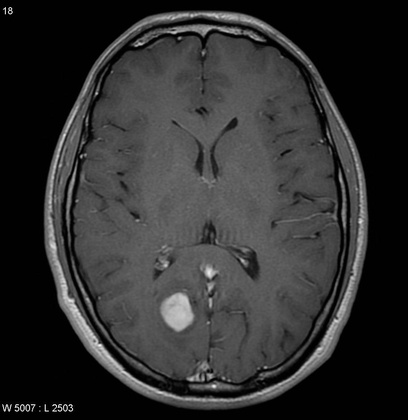
%> input picture image_mri.jpg, 408 x 420 px, shrunk from 911 x 938 before the run
$ octave canny_edge_detection_code.m   (GNU Octave 9; MATLAB toolbox functions it lacks are replaced by stand-ins)
%> lines starting %> are read from the running program, lines starting %| are printed output that depends on the picture; in (x1, y1, x2, y2) boxes, pixels count from 0 and x2, y2 are one past the last pixel; in counts of white or black regions, pixels touching at a corner belong together; the program's own positions count from 1

image = imread('image_mri.jpg');
%> image is the input picture: size 420x408x3 uint8; min 0, max 248, mean 47.5
sigma=3;
threshold=0.01;
highThresholdRatio = 0.275;
lowThresholdRatio = 0.25;

im = rgb2gray(image);
im = double(im)/255;
%> im: size 420x408 double
imshow(im); title('Input Image');


X = floor(25/2);
Y = floor(25/2);
[Xmtx, Ymtx] = meshgrid(-X:X, -Y:Y);

%Applying Gaussian Filter
gauss = (1/(2*pi*sigma*sigma))*(exp(-(Xmtx.^2 + Ymtx.^2) / (2*sigma*sigma)));
im = imfilter(im, gauss, 'same');
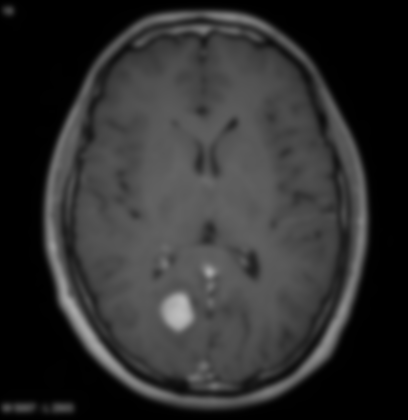
%> im: size 420x408 double; min 0.000963, max 0.742, mean 0.186

% Finite difference Img_dx and Img_dy
H = [-1,0,1];
G_dx = conv2(gauss, H, 'valid');
figure, subplot(2,2,1), surf(G_dx); title('Gaussian Derivative X-directon');
img_dx = imfilter(im, G_dx, 'same');
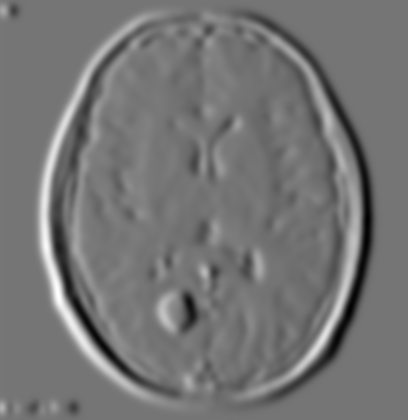
%> img_dx: size 420x408 double; min -0.0901, max 0.106, mean -1.47e-05; drawn with min black and max white
H2 = [-1;0;1];
G_dy = conv2(gauss, H2, 'valid');
subplot(2,2,2), surf(G_dy), title('Gaussian Derivative Y-directon');
img_dy = imfilter(im, G_dy, 'same');
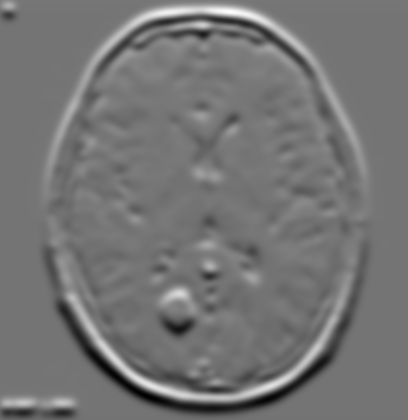
%> img_dy: size 420x408 double; min -0.0817, max 0.0964, mean 4.3e-06; drawn with min black and max white


subplot(2,2,3), imshow(img_dx, []), title('Finite Difference:- x Axis');
subplot(2,2,4), imshow(img_dy, []),  title('Finite Difference:- y Axis');

im_gradient = sqrt(img_dx.^2 + img_dy.^2);
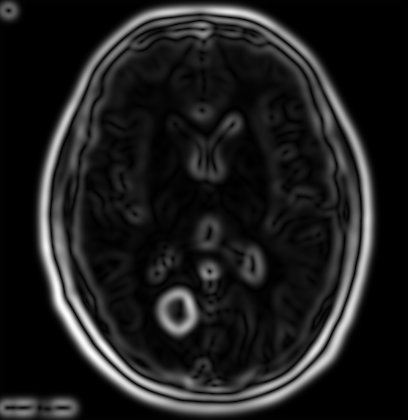
%> im_gradient: size 420x408 double; min 1.19e-20, max 0.108, mean 0.013; drawn with min black and max white
figure, imshow(im_gradient, []),  title('Gradient MAGNITUDE');


im_threshold = im_gradient > threshold;
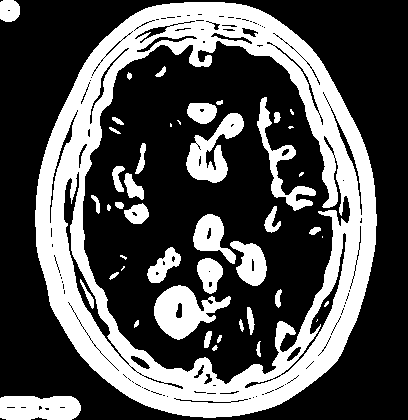
%> im_threshold: size 420x408 logical; 32.7% white; 46 white regions (10 under 20 px), largest, box (x1, y1, x2, y2) and area: (35, 2, 377, 418) 42206, (154, 285, 231, 340) 2219, (186, 113, 244, 183) 1796
%figure, imshow(im_threshold, []),  title('Gradient Thresholding');

[row col] = size(im_threshold);
%> row = 420; col = 408
non_max_suppression = zeros(row, col);


% Non max suppression
for i=2:row-1
    for j=2:col-1
        left_px = im_gradient(i-1,j);
        right_px = im_gradient(i+1,j);
        top_px = im_gradient(i,j-1);
        bottom_px = im_gradient(i,j+1);
        center_px = im_gradient(i,j);

        if ((center_px > right_px) && (center_px > left_px))
            non_max_suppression(i,j) = center_px;
        end

        if ((center_px > top_px) && (center_px > bottom_px))
            non_max_suppression(i,j) = center_px;
        end
    end
end
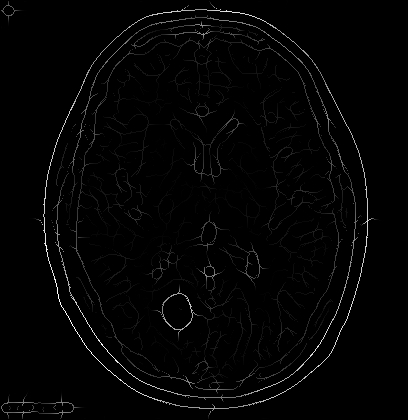
%> non_max_suppression: size 420x408 double; min 0, max 0.108, mean 0.00168; drawn with min black and max white

figure, imshow(non_max_suppression, []),  title('Non-Max Suppression');

%Double Thresholding
highThreshold = max(max(non_max_suppression))*highThresholdRatio;
%> highThreshold = 0.0296
lowThreshold = highThreshold*lowThresholdRatio;
%> lowThreshold = 0.00739
strongEdgesRow = zeros(1,row*col);
strongEdgesCol = zeros(1,row*col);
weakEdgesRow = zeros(1,row*col);
weakEdgesCol = zeros(1,row*col);
strongIndex = 1;
weakIndex = 1;
for i=2:row-1
    for j=2:col-1
        if non_max_suppression(i,j) > highThreshold
            non_max_suppression(i,j) = 1;
            strongEdgesRow(strongIndex) = i;
            strongEdgesCol(strongIndex) = j;
            strongIndex = strongIndex + 1;
        elseif non_max_suppression(i,j) < lowThreshold
            non_max_suppression(i,j) = 0;
        else
            weakEdgesRow(weakIndex) = i;
            weakEdgesCol(weakIndex) = j;
            weakIndex = weakIndex + 1;
        end
    end
end
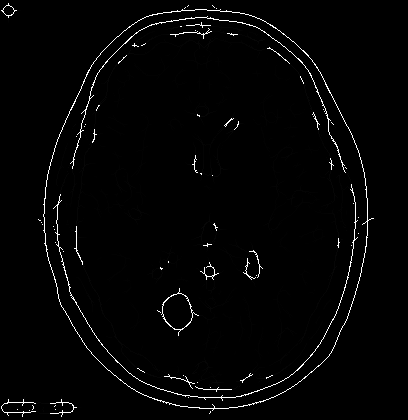
%> non_max_suppression: size 420x408 double; 4.67% of pixels changed, all inside (x1, y1, x2, y2) = (1, 1, 407, 419)
%> after the loop, strongIndex = 3250; weakIndex = 4953
figure; imshow(non_max_suppression);
title('Double Threshold');

% Edge tracking by hysteresis
set(0,'RecursionLimit',10000)
for i=1:strongIndex-1
    non_max_suppression = FindConnectedWeakEdges(non_max_suppression, strongEdgesRow(i),...
            strongEdgesCol(i));
% [6 lines not run here, left out]
%> (the run ends here)
